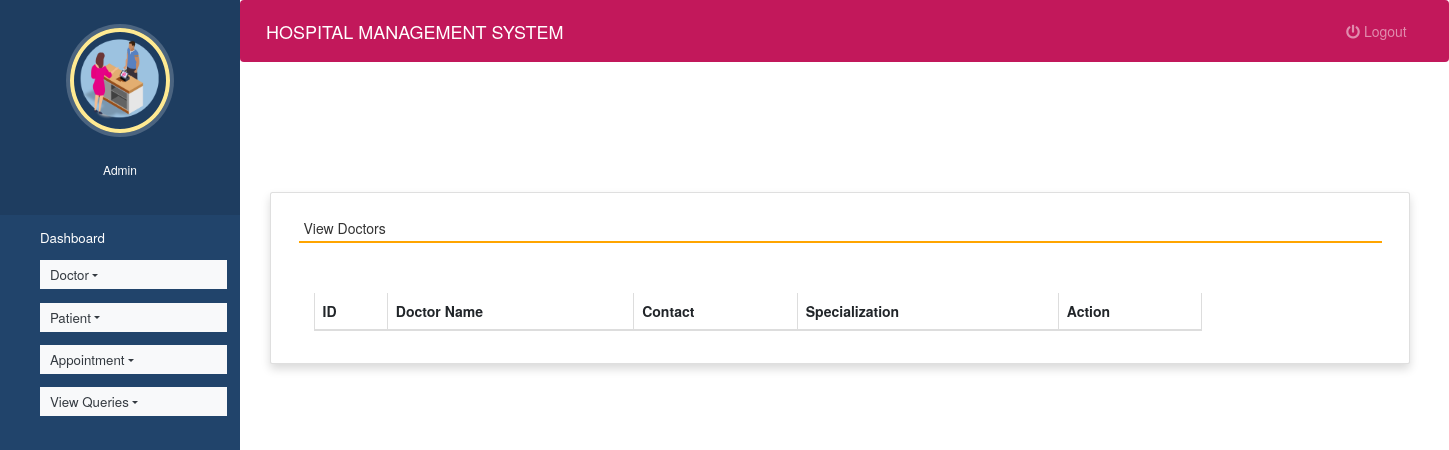
The page /view_doctor (signed in) on the database as committed earlier.
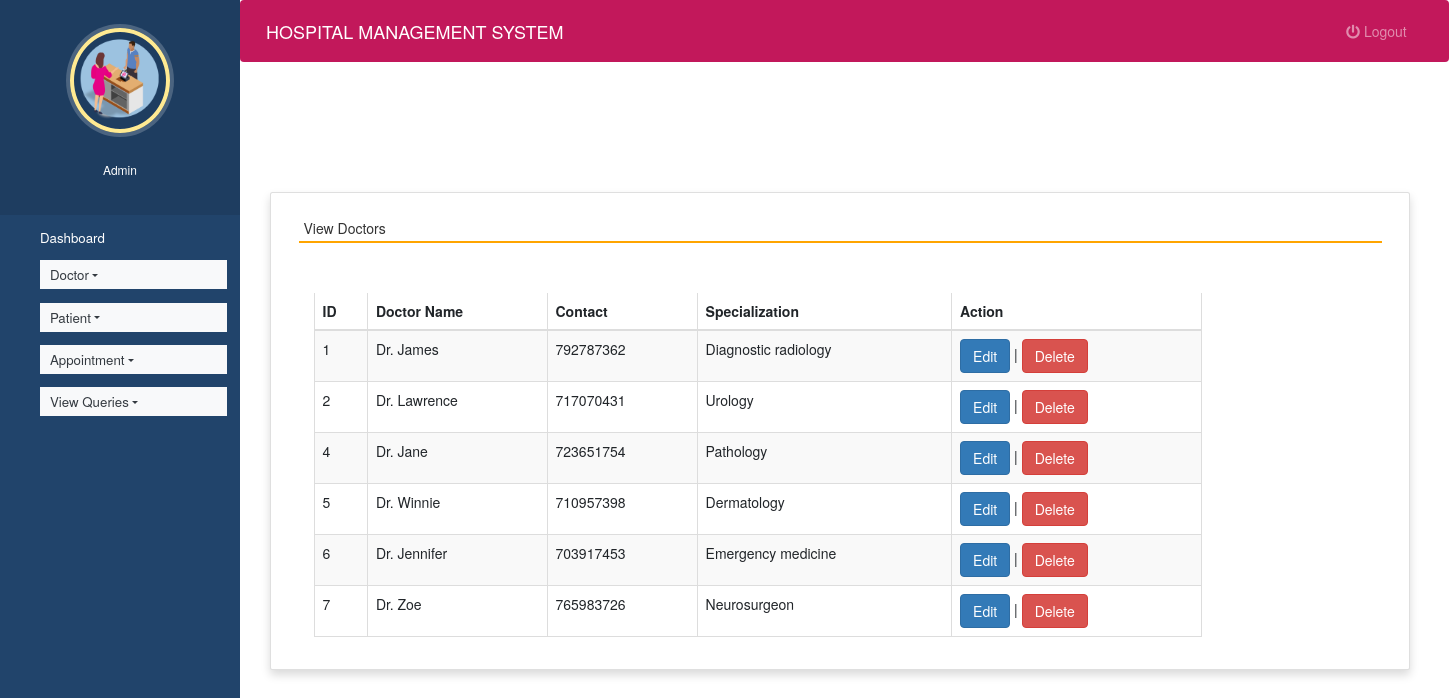
The same page on the database as committed later.
### hospitals/models.py (models this page shows, shortened)
class Doctor(models.Model):
    name = models.CharField(max_length=50)
    mobile = models.IntegerField()
    special = models.CharField(max_length=50)

### hospitals/views.py (the view)
# urls.py: path('view_doctor', view_doctor, name='view_doctor'),
def view_doctor(request):
    if not request.user.is_staff:
        return redirect('login')
    doc = Doctor.objects.all()
    d = {'doc':doc}
    return render(request,'view_doctor.html', d)

### hospitals/templates/view_doctor.html (shortened to what this page needs)
{% extends 'admin_nav.html' %}
{% load static %}
{% block content %}
<head>
 <link rel="stylesheet" href="https://maxcdn.bootstrapcdn.com/bootstrap/3.4.1/css/bootstrap.min.css">
  <link rel="stylesheet" href="https://cdnjs.cloudflare.com/ajax/libs/font-awesome/4.7.0/css/font-awesome.min.css">
  <link rel="stylesheet" href="https://use.fontawesome.com/releases/v5.6.3/css/all.css">
</head>
<br><br><br><br>
<div class="container card shadow m-5">
    <div class="card-body">
        <h5 class="p-2" style="border-bottom: 2px solid orange">View Doctors</h5>
		<div class="container mt-5">
			<div class="table-responsive">
		<table id="example" class="table table-striped table-bordered table-sm" style="width:80%">
			<thead>
				<tr>
					<th>ID</th>
					<th>Doctor Name</th>
					<th>Contact</th>
					<th>Specialization</th>
                    <th>Action</th>
				</tr>
			</thead>
			<tbody>
            {% for i in doc %}
			<tr>
				<td>{{i.id}}</td>
				<td>{{i.name}}</td>
				<td>{{i.mobile}}</td>
				<td>{{i.special}}</td>
				<td><a href="{% url 'edit_doctor' i.id %}" class="btn btn-primary">Edit</a> |
				<a href="{% url 'delete_doctor' i.id %}" onclick="return confirm('Are you ready to delete this record ?')" class="btn btn-danger">Delete</a></td>
			</tr>
			{% endfor %}
			</tbody>
		</table>
				</div>
	 </div>
	</div>
</div>
{% endblock content %}

### hospitals/templates/admin_nav.html (shortened to what this page needs)
<!DOCTYPE html>
{% load static %}
<html lang="en">
<head>
  <link rel="stylesheet" href="https://stackpath.bootstrapcdn.com/bootstrap/4.3.1/css/bootstrap.min.css">
  <link rel="stylesheet" href="https://maxcdn.bootstrapcdn.com/font-awesome/4.7.0/css/font-awesome.min.css">
  <link rel="stylesheet" href="{% static 'style.css' %}">
</head>
<body>
  <nav class="menu" tabindex="0">
    <header class="avatar">
      <img src="{% static 'images/h8.png' %}" />
      <br><br>
      <h6 style="color : white">Admin</h6>
    </header>
    <ul>
      <li tabindex="0" class="icon-dashboard"> <a style="color:white; text-decoration:none;" href="{% url 'admin_home' %}"><span>Dashboard</span></a> </li>
      <li tabindex="0" class="nav-item dropdown icon-customers">
        <a href="" class="nav-link dropdown-toggle text-dark bg-light" id="navbardrop"
				data-toggle="dropdown" style="color:white; text-decoration:none;"> Doctor</a>
      </li>
      <li tabindex="0" class="nav-item dropdown icon-users">
        <a href="" class="nav-link dropdown-toggle text-dark bg-light" id="navbardrop"
				data-toggle="dropdown" style="color:white; text-decoration:none;"> Patient</a>
      </li>
      <li tabindex="0" class="nav-item dropdown icon-calendar">
        <a href="" class="nav-link dropdown-toggle text-dark bg-light" id="navbardrop"
				data-toggle="dropdown" style="color:white; text-decoration:none;"> Appointment</a>
      </li>
        <li tabindex="0" class="nav-item dropdown icon-calendar">
        <a href="" class="nav-link dropdown-toggle text-dark bg-light" id="navbardrop"
				data-toggle="dropdown" style="color:white; text-decoration:none;"> View Queries</a>
      </li>
    </ul>
  </nav>
  <main>
    <div class="bs-example">
      <nav class="navbar navbar-expand-md  navbar-dark fixed-top" style="background:#c2185b;">
        <a href="#" class="navbar-brand">HOSPITAL MANAGEMENT SYSTEM</a>
        <div class="collapse navbar-collapse justify-content-between" id="navbarCollapse">
          <div class="navbar-nav" style=" margin-left: 90%;">
            <a href="{% url 'logout' %}" class="nav-item nav-link"><i class="fas fa-power-off"></i> Logout</a>
          </div>
        </div>
      </nav>
    </div>
    {% block content %}
    {% endblock content %}
  </main>
</body>
</html>

### hospitals/static/style.css (style rules this page uses)
body { padding-left: 240px; }
main { position: relative; height: 100vh; }
.menu { background: #21446B; height: 100vh; width: 240px; position: fixed; top: 0px; left: 0; z-index: 5; outline: none; }
.menu .avatar { background: rgba(0, 0, 0, 0.1); padding: 2em 0.5em; text-align: center; }
.menu .avatar img { width: 100px; border-radius: 50%; overflow: hidden; border: 4px solid #ffea92; box-shadow: 0 0 0 4px rgba(255, 255, 255, 0.2); }
.menu ul { list-style: none; padding: 0.5em 0; margin: 0; }
.menu ul li { padding: 0.5em 1em 0.5em 3em; font-size: 0.95em; font-weight: regular; background-repeat: no-repeat; background-position: left 15px center; background-size: auto 20px; transition: all 0.15s linear; cursor: pointer; }
.menu ul li.icon-dashboard { background-image: url("http://www.entypo.com/images//gauge.svg"); }
.menu ul li.icon-customers { background-image: url("http://www.entypo.com/images//briefcase.svg"); }
.menu ul li.icon-users { background-image: url("http://www.entypo.com/images//users.svg"); }
.menu ul li.icon-calendar { background-image: url("http://www.entypo.com/images//calendar.svg"); }

### hospitals/templates/admin_nav.html (style rules this page uses)
a:link { text-decoration: none; }
a { color: white; }
body { padding-left: 240px; }
main { position: relative; height: 100vh; }
.menu { background: #21446B; height: 100vh; width: 240px; position: fixed; top: 0px; left: 0; z-index: 5; outline: none; }
.menu .avatar { background: rgba(0, 0, 0, 0.1); padding: 2em 0.5em; text-align: center; }
.menu .avatar img { width: 100px; border-radius: 50%; overflow: hidden; border: 4px solid #ffea92; box-shadow: 0 0 0 4px rgba(255, 255, 255, 0.2); }
.menu ul { list-style: none; padding: 0.5em 0; margin: 0; }
.menu ul li { padding: 0.5em 1em 0.5em 3em; font-size: 0.95em; font-weight: regular; background-repeat: no-repeat; background-position: left 15px center; background-size: auto 20px; transition: all 0.15s linear; cursor: pointer; }
.menu ul li.icon-dashboard { background-image: url("http://www.entypo.com/images//gauge.svg"); }
.menu ul li.icon-customers { background-image: url("http://www.entypo.com/images//briefcase.svg"); }
.menu ul li.icon-users { background-image: url("http://www.entypo.com/images//users.svg"); }
.menu ul li.icon-calendar { background-image: url("http://www.entypo.com/images//calendar.svg"); }

Rows that differ between the two databases and show on the page:
added Doctor: id "1", name "Dr. James", mobile "792787362", special "Diagnostic radiology"
added Doctor: id "2", name "Dr. Lawrence", mobile "717070431", special "Urology"
added Doctor: id "4", name "Dr. Jane", mobile "723651754", special "Pathology"
added Doctor: id "5", name "Dr. Winnie", mobile "710957398", special "Dermatology"
added Doctor: id "6", name "Dr. Jennifer", mobile "703917453", special "Emergency medicine"
added Doctor: id "7", name "Dr. Zoe", mobile "765983726", special "Neurosurgeon"
